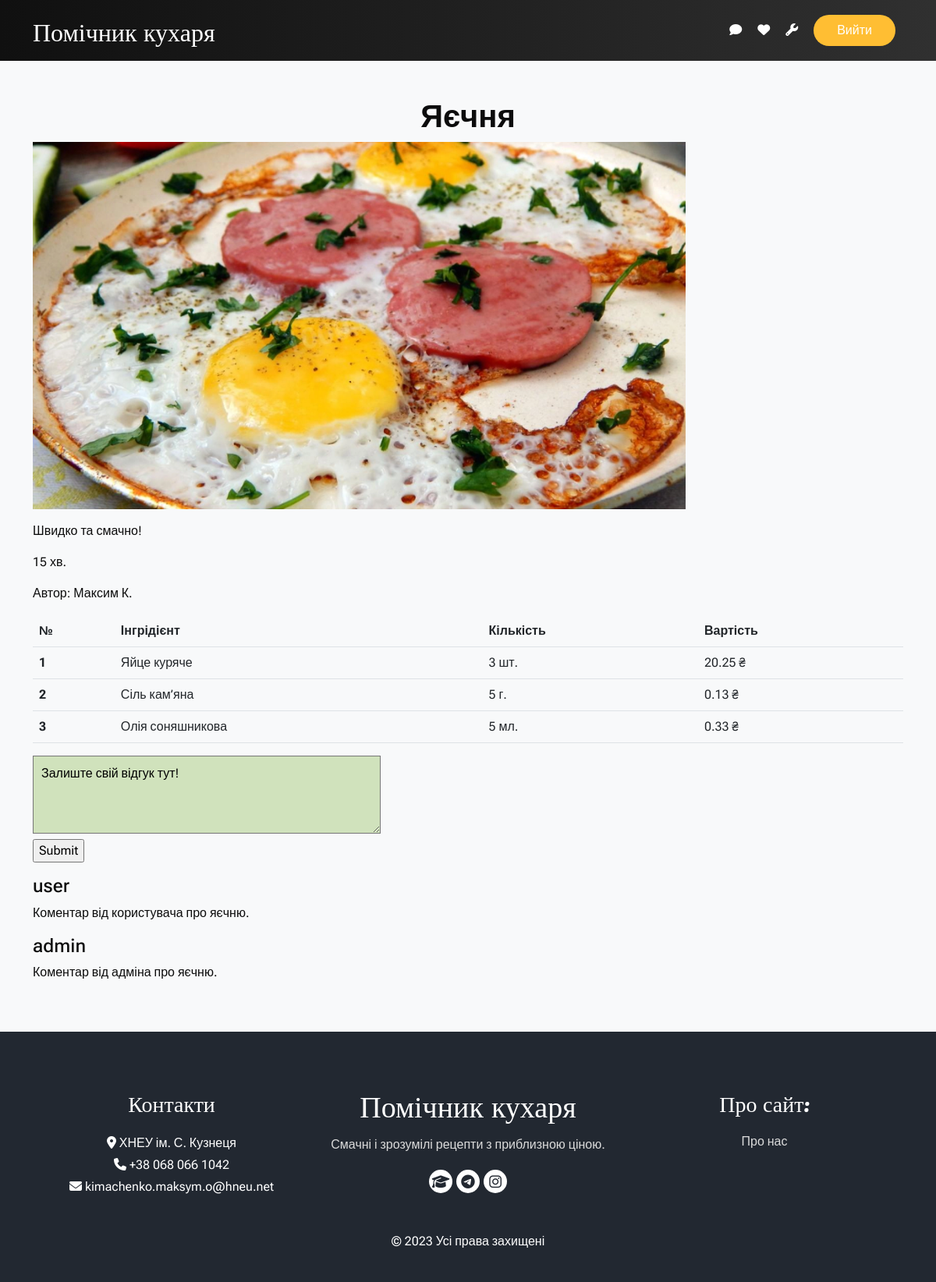
/2/ (signed in), run on the app's committed database.
### recipes/models.py (models this page shows, shortened)
class Recipe(models.Model):
    def get_preview_path(self, filename):
        path = 'images/' + dateconvert(localtime(self.created), 'ymd-Hi-') + translit(self.title).replace(' ', '-') + '/cover.webp'
        return path
    preview = ResizedImageField(verbose_name='Фото-прев\'ю', upload_to=get_preview_path, size=[1920, 1080], crop=['middle', 'center'], quality=100, force_format='WEBP')
    title = models.CharField('Назва', max_length=128)
    description = models.TextField('Розгорнутий рецепт')
    cooking_time = models.CharField('Час приготування', max_length=32)
    author = models.CharField('Автор', max_length=64)
    created = models.DateTimeField('Дата публікації', auto_now_add=True)
    modified = models.DateTimeField('Дата редагування', auto_now=True)
    class Meta:
        db_table = 'Recipes'
        verbose_name = 'Рецепт'
        verbose_name_plural = 'Рецепти'

class RecipeIngredient(models.Model):
    ingredient = models.ForeignKey(Ingredient, on_delete=models.SET_NULL, null=True, verbose_name='Інгрідієнт')
    recipe = models.ForeignKey(Recipe, on_delete=models.SET_NULL, null=True)
    quantity = models.DecimalField('Кількість (кг./л./шт.)', max_digits=5, decimal_places=3)
    worth = models.DecimalField('Вартість', max_digits=6, decimal_places=2, null=True, blank=True)
    class Meta:
        db_table = 'IngredientsInRecipes'
        verbose_name = 'Інгрідієнт'
        verbose_name_plural = 'Інгрідієнти для страви'

class Ingredient(models.Model):
    name = models.CharField('Назва', max_length=64)
    amount = models.DecimalField('Кількість', max_digits=5, decimal_places=3)
    unit = models.CharField('Одиниця вимірювання',
        max_length=2,
        choices=[
        ('kg', 'кг.'),
        ('l', 'л.'),
        ('p', 'шт.'),
        ],
        default='kg',
    )
    price = models.DecimalField('Ціна', max_digits=6, decimal_places=2)
    modified = models.DateTimeField('Дата редагування', auto_now=True)
    modified_by = CurrentUserField(verbose_name='Відредагував', on_update=True)
    class Meta:
        db_table = 'Ingredients'
        verbose_name = 'Інгрідієнт'
        verbose_name_plural = 'Інгрідієнти'

class Comment(models.Model):
    recipe = models.ForeignKey(Recipe, verbose_name='Коментар до рецепту', on_delete=models.CASCADE)
    сommented_by = models.ForeignKey(settings.AUTH_USER_MODEL, verbose_name='Користувач', on_delete=models.CASCADE)
    created_on = models.DateTimeField('Дата публікації', auto_now_add=True)
    content = models.TextField('Вміст', max_length=2000)
    class Meta:
        db_table = 'Comments'
        verbose_name = 'Коментар'
        verbose_name_plural = 'Коментарі'

### recipes/views.py (the view)
# urls.py: path('<int:pk>/', views.RecipeDetail.as_view()),
class RecipeDetail(View):
    def get(self, request, pk):
        recipe = Recipe.objects.get(id=pk)
        return render(request, 'recipes/recipe.html', {'recipe': recipe})

### custom_tags/custom_tags.py (called while the page is built)
@register.simple_tag
def lesszero(a):
    return int(a * 1000)

@register.simple_tag
def worth(a, b, c):
    return round((a / b * c), 2)

### templates/recipes/recipe.html (shortened to what this page needs)
{% load static %}
{% load custom_tags %}
<!DOCTYPE html>
<html lang="uk">
<head>
    <link href="https://cdn.jsdelivr.net/npm/bootstrap@5.2.3/dist/css/bootstrap.min.css" rel="stylesheet">
    <link rel="stylesheet" href="https://cdnjs.cloudflare.com/ajax/libs/font-awesome/6.2.1/css/all.min.css" />
    <link rel="stylesheet" href="{% static 'recipes/css/style.css' %}" />
</head>
<body class="sub_page">
    <div class="hero_area">
        <header class="header_section">
            <div class="container">
                <nav class="navbar navbar-expand-lg custom_nav-container">
                    <a class="navbar-brand" href="/">
                        <span>
                            Помічник кухаря
                        </span>
                    </a>
                    <div class="navbar-collapse">
                        <div class="user_option">
                            {% if user.is_superuser %}
                                <a href="#" class="user_link">
                                    <i class="fa-solid fa-comment" aria-hidden="true"></i>
                                </a>
                                <a href="#" class="user_link">
                                    <i class="fa-solid fa-heart" aria-hidden="true"></i>
                                </a>
                                <a href="/admin" class="user_link">
                                    <i class="fa-solid fa-wrench" aria-hidden="true"></i>
                                </a>
                                <a href="{% url 'signout' %}" class="signin">
                                    Вийти
                                </a>
                            {% else %}
                                <a href="/signin" class="signin">
                                    Увійти
                                </a>
                            {% endif %}
                        </div>
                    </div>
                </nav>
            </div>
        </header>
    </div>
    <div class="album py-5 bg-light">
        <div class="container">
            <div class="heading_container heading_center">
                <h2> {{ recipe.title }} </h2>
            </div>
            <p> <img src="{{ recipe.preview.url }}" width="75%"  alt=""> </p>
            <p> {{ recipe.description }} </p>
            <p> {{ recipe.cooking_time }} </p>
            <p> Автор: {{ recipe.author }} </p>
            <div>
                <table class="table">
                    <thead>
                      <tr>
                        <th scope="col">№</th>
                        <th scope="col">Інгрідієнт</th>
                        <th scope="col">Кількість</th>
                        <th scope="col">Вартість</th>
                      </tr>
                    </thead>
                    <tbody>
                        {% for ingredient in recipe.recipeingredient_set.all %}
                        <tr>
                            <th scope="row">{{ forloop.counter }}</th>
                            <td>{{ ingredient.ingredient.name }}</td>
                            <td>
                                {% if ingredient.ingredient.unit == 'p' %}
                                    {{ ingredient.quantity|floatformat:"0" }} шт.
                                {% elif ingredient.ingredient.unit == 'l' %}
                                    {% if ingredient.quantity < 1 %}
                                        {% lesszero ingredient.quantity %} мл.
                                    {% else %}
                                        {{ ingredient.quantity|floatformat:"1" }} л.
                                    {% endif %}
                                {% else %}
                                    {% if ingredient.quantity < 1 %}
                                        {% lesszero ingredient.quantity %} г.
                                    {% else %}
                                        {{ ingredient.quantity|floatformat:"1" }} кг.
                                    {% endif %}
                                {% endif %}
                            </td>
                            <td>{% worth ingredient.quantity ingredient.ingredient.amount ingredient.ingredient.price %} ₴</td>
                        </tr>
                        {% endfor %}
                    </tbody>
                </table>
            </div>
            {% if user.is_authenticated %}
                <div>
                    <form action="{% url 'add_comment' recipe.id %}" method="POST">
                        <textarea class="comment" name="content">Залиште свій відгук тут!</textarea>
                        <br>
                        <input type="submit">
                    </form>
                </div>
            {% else %}
                <p> Щоб залишити відгук <a href="/signin">увійдіть або зареєструйтесь на сайті</a>! </p>
            {% endif %}
            <div>
                {% for comment in recipe.comment_set.all reversed %}
                    <p>
                        <h4>{{ comment.сommented_by }}</h4>
                        {{ comment.content }}
                    </p>
                {% endfor %}
            </div>
        </div>
    </div>
    <footer class="footer_section">
        <div class="container">
            <div class="row">
                <div class="col-md-4 footer-col">
                    <div class="footer_contact">
                        <h4> Контакти </h4>
                        <div class="contact_link_box">
                            <div>
                                <i class="fa-solid fa-location-dot" aria-hidden="true"></i>
                                <span> ХНЕУ ім. С. Кузнеця </span>
                            </div>
                            <div>
                                <i class="fa-solid fa-phone" aria-hidden="true"></i>
                                <span> +38 068 066 1042 </span>
                            </div>
                            <div>
                                <i class="fa-solid fa-envelope" aria-hidden="true"></i>
                                <span> kimachenko.maksym.o@hneu.net </span>
                            </div>
                        </div>
                    </div>
                </div>
                <div class="col-md-4 footer-col">
                    <div class="footer_detail">
                        <a href="/" class="footer-logo"> Помічник кухаря </a>
                        <p> Смачні і зрозумілі рецепти з приблизною ціною. </p>
                        <div class="footer_social">
                            <a href="https://www.hneu.edu.ua/">
                                <i class="fa-solid fa-graduation-cap" aria-hidden="true"></i>
                            </a>
                            <a href="https://t.me/maxkimachenko">
                                <i class="fa-brands fa-telegram" aria-hidden="true"></i>
                            </a>
                            <a href="https://instagram.com/maxkimachenko">
                                <i class="fa-brands fa-instagram" aria-hidden="true"></i>
                            </a>
                        </div>
                    </div>
                </div>
                <div class="col-md-4 footer-col">
                    <h4> Про сайт: </h4>
                    <a href="#">
                        <p> Про нас </p>
                    </a>
                </div>
            </div>
            <div class="footer-info">
                <p> &copy; <span id="displayYear"></span> Усі права захищені </p>
            </div>
        </div>
    </footer>
</body>
</html>

### static/recipes/css/style.css (style rules this page uses)
body { font-family: 'Roboto Flex', sans-serif; color: #0c0c0c; background-color: #ffffff; overflow-x: hidden; }
.comment { width: 40%; height: 100px; padding: 10px; background-color: #d0e2bc; }
.hero_area { position: relative; min-height: 100vh; display: -webkit-box; display: -ms-flexbox; display: flex; background-image: linear-gradient(to right, #101010 , #303030); -webkit-box-orient: vertical; -webkit-box-direction: normal; -ms-flex-direction: column; flex-direction: column; }
.sub_page .hero_area { min-height: auto; }
.header_section { padding: 10px 0; }
.navbar-brand { font-family: 'Pacifico', cursive; }
.navbar-brand span { font-size: 32px; color: #ffffff; }
.custom_nav-container { padding: 0; }
.user_option { display: -webkit-box; display: -ms-flexbox; display: flex; -webkit-box-align: center; -ms-flex-align: center; align-items: center; }
.user_option a { margin: 0 10px; }
.user_option .user_link { color: #ffffff; }
.user_option .signin { display: inline-block; padding: 8px 30px; background-color: #ffbe33; color: #ffffff; border-radius: 45px; -webkit-transition: all 0.3s; transition: all 0.3s; border: none; }
.heading_container h2 { position: relative; margin-bottom: 0; font-size: 2.5rem; font-weight: bold; }
.heading_container.heading_center { -webkit-box-align: center; -ms-flex-align: center; align-items: center; text-align: center; }
a, a:hover, a:focus { text-decoration: none; }
.footer_section { background-color: #222831; color: #ffffff; padding: 75px 0 40px 0; text-align: center; }
.footer_section h4 { font-size: 28px; }
.footer_section h4, .footer_section .footer-logo { margin-bottom: 20px; font-family: 'Pacifico', cursive; }
.footer_section p { color: #dbdbdb; }
.footer_section .footer-col { margin-bottom: 15px; }
.footer_section .footer_contact .contact_link_box { display: -webkit-box; display: -ms-flexbox; display: flex; line-height: 1.75; -webkit-box-orient: vertical; -webkit-box-direction: normal; -ms-flex-direction: column; flex-direction: column; }
.footer_section .footer-logo { display: block; font-size: 38px; line-height: 1; color: #ffffff; }
.footer_section .footer_social { display: -webkit-box; display: -ms-flexbox; display: flex; -webkit-box-pack: center; -ms-flex-pack: center; justify-content: center; margin-top: 20px; margin-bottom: 10px; }
.footer_section .footer_social a { display: -webkit-box; display: -ms-flexbox; display: flex; -webkit-box-pack: center; -ms-flex-pack: center; justify-content: center; -webkit-box-align: center; -ms-flex-align: center; align-items: center; color: #222831; width: 30px; height: 30px; border-radius: 100%; background-color: #ffffff; border-radius: 100%; margin: 0 2.5px; font-size: 18px; }
.footer_section .footer-info { text-align: center; margin-top: 25px; }
.footer_section .footer-info p { color: #ffffff; margin: 0; }

### data on the page
Recipe: title "Яєчня", preview (picture), description "Швидко та смачно!", cooking_time "15 хв.", author "Максим К."
RecipeIngredient: ingredient.name "Яйце куряче", quantity "3", quantity+ingredient "20.25"
RecipeIngredient: ingredient.name "Сіль кам’яна", quantity "5", quantity+ingredient "0.13"
RecipeIngredient: ingredient.name "Олія соняшникова", quantity "5", quantity+ingredient "0.33"
Comment: сommented_by "user", content "Коментар від користувача про яєчню."
Comment: сommented_by "admin", content "Коментар від адміна про яєчню."
